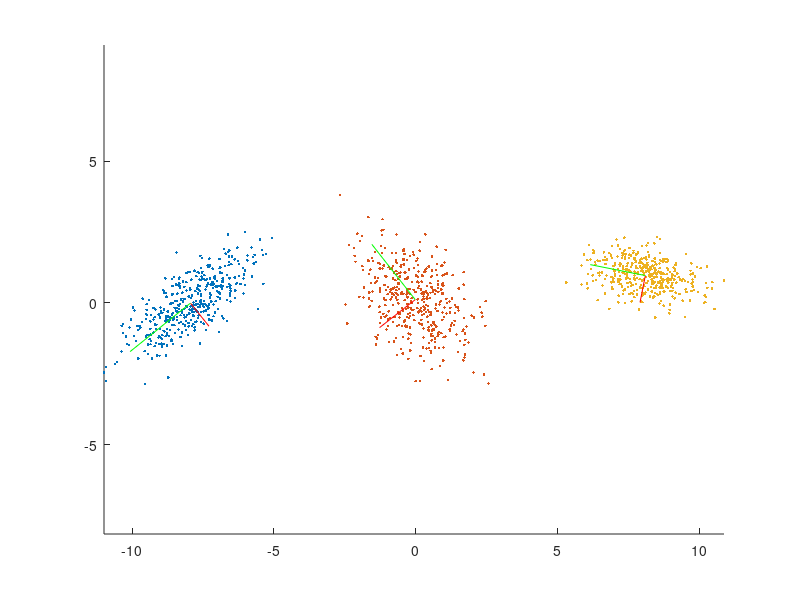

Here is the MATLAB script that generated this plot:
load('EllipsePoints.mat');

% average Y
y1_avg = mean(Y1,2);
y2_avg = mean(Y2,2);
y3_avg = mean(Y3,2);

% center the data and plot
y1_center = Y1 - (y1_avg * ones(1, size(Y1,2)));
y2_center = Y2 - (y2_avg * ones(1, size(Y2,2)));
y3_center = Y3 - (y3_avg * ones(1, size(Y3,2)));

% cmpute the empirical convariance matrix:
C1 = y1_center*y1_center'/size(Y1, 2);
C2 = y2_center*y2_center'/size(Y2, 2);
C3 = y3_center*y3_center'/size(Y3, 2);

% eigen-decompose
[X1,D1] = eig(C1);
D1=2 * sqrt(D1);

[X2,D2] = eig(C2);
D2=2 * sqrt(D2);

[X3,D3] = eig(C3);
D3=2 * sqrt(D3);

% plot Y
hold on
plot(Y1(1,:),Y1(2,:),'.')
plot(Y2(1,:),Y2(2,:),'.')
plot(Y3(1,:),Y3(2,:),'.')
axis equal

% plot transform
plot(D1(1,1)*[0 X1(1,1)]+y1_avg(1),D1(1,1)*[0 X1(2,1)]+y1_avg(2),'r')
plot(D1(2,2)*[0 X1(1,2)]+y1_avg(1),D1(2,2)*[0 X1(2,2)]+y1_avg(2),'g')

plot(D2(1,1)*[0 X2(1,1)]+y2_avg(1),D2(1,1)*[0 X2(2,1)]+y2_avg(2),'r')
plot(D2(2,2)*[0 X2(1,2)]+y2_avg(1),D2(2,2)*[0 X2(2,2)]+y2_avg(2),'g')

plot(D3(1,1)*[0 X3(1,1)]+y3_avg(1),D3(1,1)*[0 X3(2,1)]+y3_avg(2),'r')
plot(D3(2,2)*[0 X3(1,2)]+y3_avg(1),D3(2,2)*[0 X3(2,2)]+y3_avg(2),'g')
hold off
